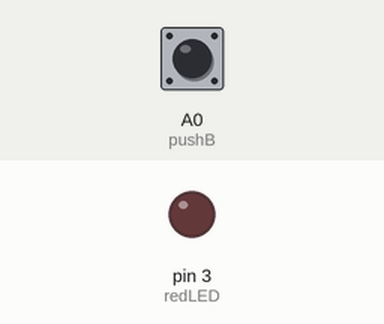
Bench run of a sketch on a simulated Arduino Uno, built with avr-gcc and run on an emulated ATmega328P. On the bench: output pins drawn as LEDs (lit = HIGH). The test bench sets the inputs (shaded band); at power-on: A0 (pushB) LOW. What the sketch prints to the serial monitor is not drawn.

Above: at 1.2 s.
1.3 s: A0 (pushB) pulled HIGH for 0.15 s
At 2.1 s:
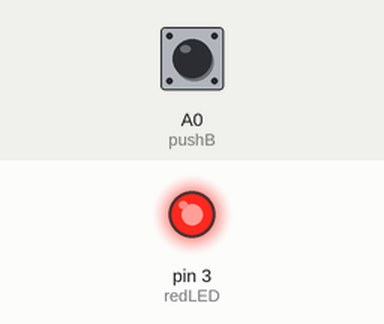
2.9 s: A0 (pushB) pulled HIGH for 1 s
At 3.3 s:
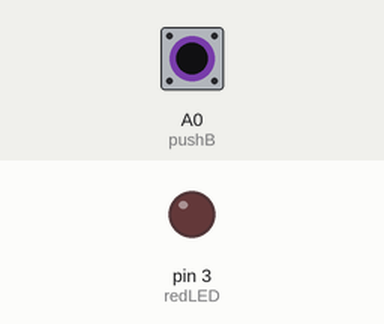
5.4 s: A0 (pushB) pulled HIGH for 3.2 s
At 6.4 s:
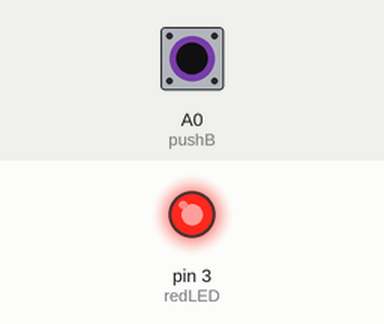
Timing chart, 0 to 8.4 s (numbered marks = the images above; inputs shaded):
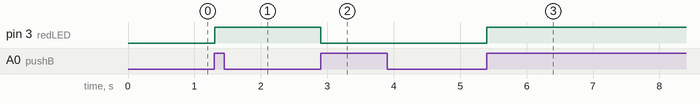

Measured:
- after the input at 1.3 s, pin 3 (redLED): LOW → HIGH at once
- after the input at 2.9 s, pin 3 (redLED): HIGH → LOW at once
- after the input at 5.4 s, pin 3 (redLED): LOW → HIGH at once

The sketch:

sketch_oct19b.ino
```cpp
int pushB=A0;
int redLED=3;
int pushVal;
int newVal;
int oldVal;
int LEDstate;


void setup() {
  // put your setup code here, to run once:
pinMode(redLED,OUTPUT);
pinMode(pushB,INPUT);
Serial.begin(9600);
}

void loop() {
  // put your main code here, to run repeatedly:
  Serial.println(newVal);
newVal=digitalRead(pushB);
if(oldVal==0 && newVal==1){
  if(LEDstate==0){
    digitalWrite(redLED,HIGH);
    LEDstate=1;
  }else{
    digitalWrite(redLED,LOW);
    LEDstate=0;
  }

}
oldVal=newVal;

}
```
